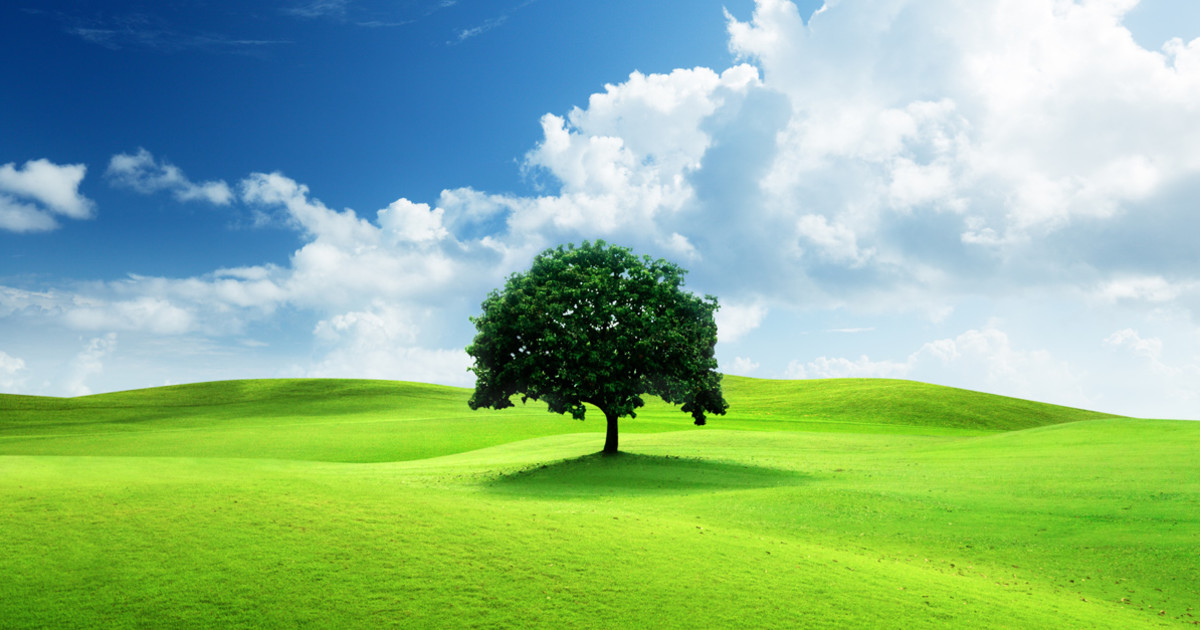
#> input picture nature.jpg, 1200 x 630 px, found by its file name
$ python 16.py
#> lines starting #> are read from the running program, lines starting #| are printed output that depends on the picture
from PIL import Image, ImageEnhance, ImageOps

def adjust_brightness(image, factor):

    enhancer = ImageEnhance.Brightness(image)
    return enhancer.enhance(factor)

def adjust_contrast(image, factor):

    enhancer = ImageEnhance.Contrast(image)
    return enhancer.enhance(factor)

def get_negative(image):

    return ImageOps.invert(image)

def main():
    # Load the image
    image_path = "P:\\PCA2_10071023015\\nature.jpg"  # Change this to your image file path
    image = Image.open(image_path)
#> image is the input picture: PIL image 1200x630 RGB; mean R, G, B 139.6, 183.3, 139.7

    # Increase brightness
    bright_image = adjust_brightness(image, 1.5)  # Increase brightness by 50%
#> in adjust_brightness, `return enhancer.enhance(factor)`:
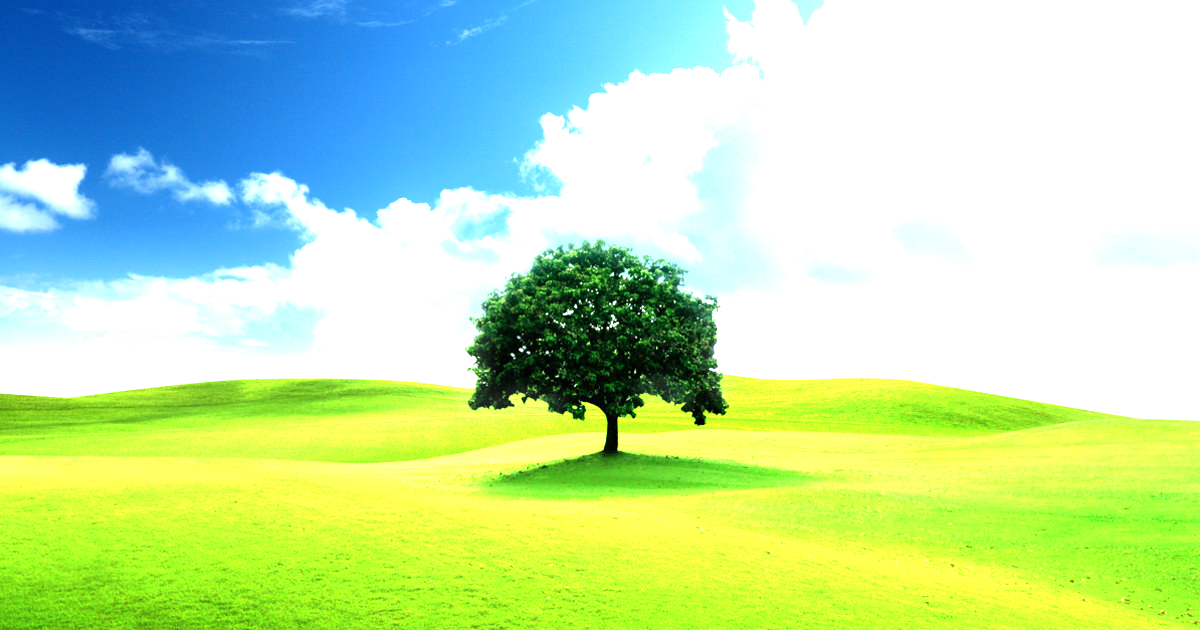
#> returned value: PIL image 1200x630 RGB; mean R, G, B 187.6, 226.8, 169.7
    bright_image.save('bright_image.jpg')

    # Decrease brightness
    dark_image = adjust_brightness(image, 0.5)  # Decrease brightness by 50%
#> call 2 of adjust_brightness, with factor = 0.5
#> in adjust_brightness (call 2), `return enhancer.enhance(factor)`:
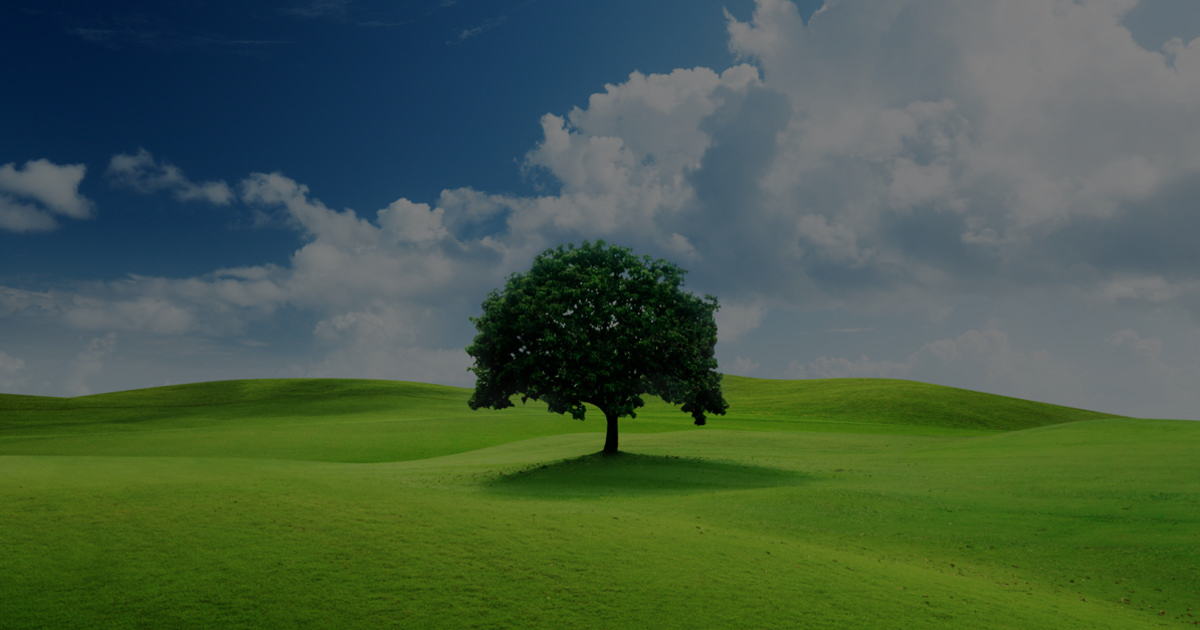
#> returned value: PIL image 1200x630 RGB; mean R, G, B 69.6, 91.4, 69.6
    dark_image.save('dark_image.jpg')

    # Increase contrast
    high_contrast_image = adjust_contrast(image, 1.5)  # Increase contrast by 50%
#> in adjust_contrast, `return enhancer.enhance(factor)`:
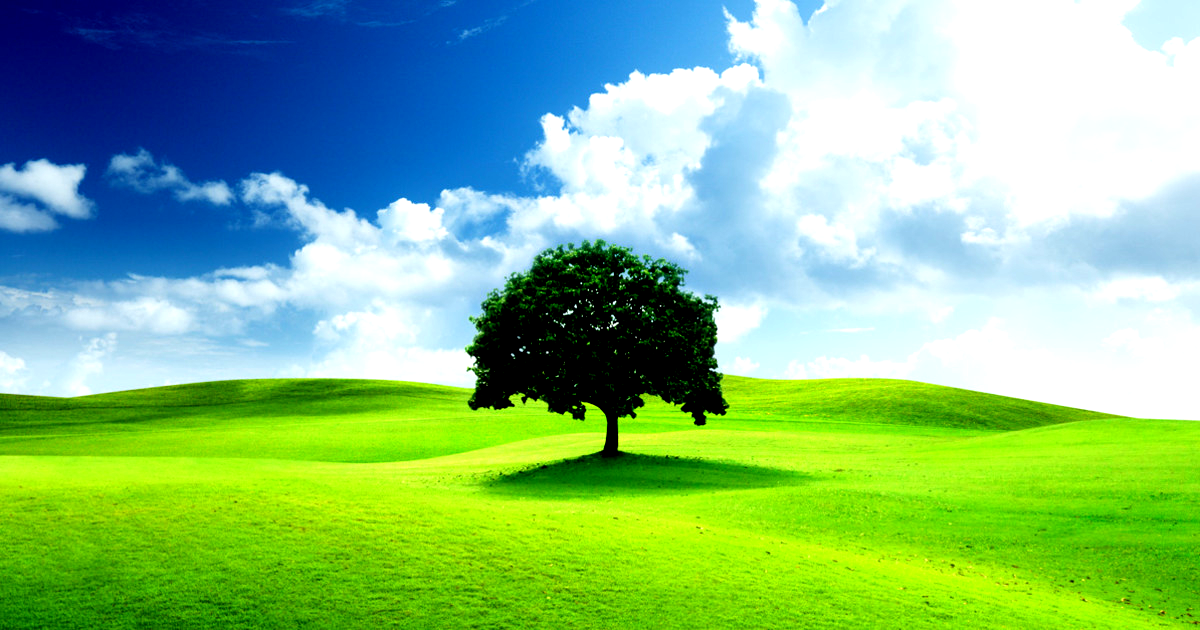
#> returned value: PIL image 1200x630 RGB; mean R, G, B 132.8, 189.2, 132.3
    high_contrast_image.save('high_contrast_image.jpg')

    # Decrease contrast
    low_contrast_image = adjust_contrast(image, 0.5)  # Decrease contrast by 50%
#> call 2 of adjust_contrast, with factor = 0.5
#> in adjust_contrast (call 2), `return enhancer.enhance(factor)`:
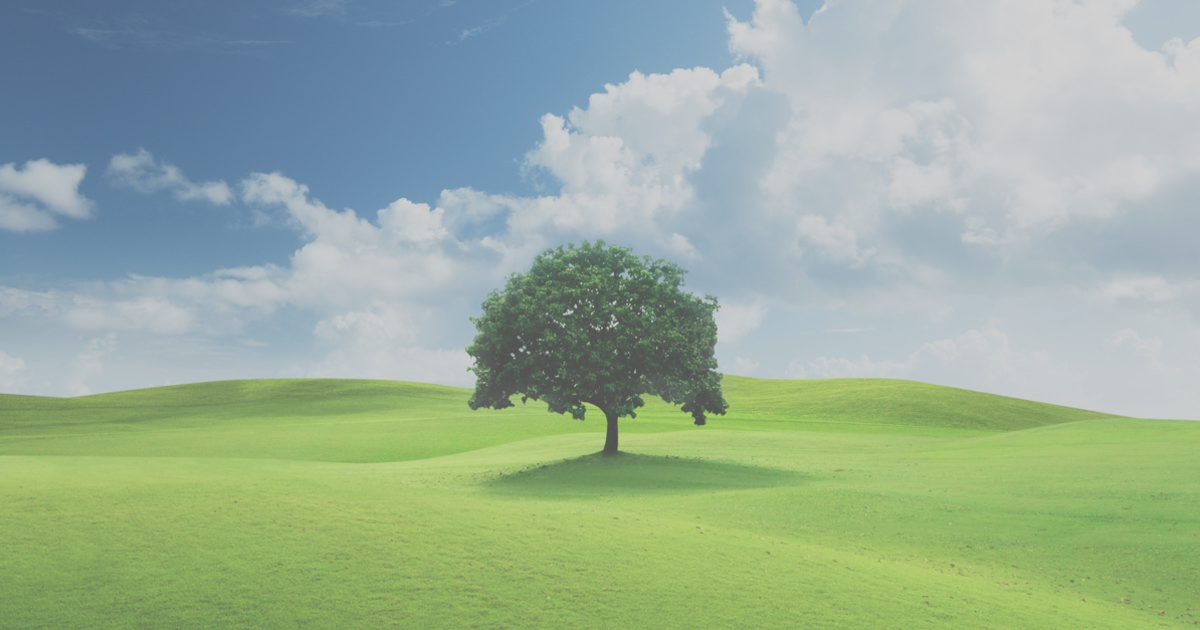
#> returned value: PIL image 1200x630 RGB; mean R, G, B 152.1, 173.9, 152.1
    low_contrast_image.save('low_contrast_image.jpg')

    # Get negative of the image
    negative_image = get_negative(image.convert('RGB'))  # Ensure image is in RGB mode
#> in get_negative, `return ImageOps.invert(image)`:
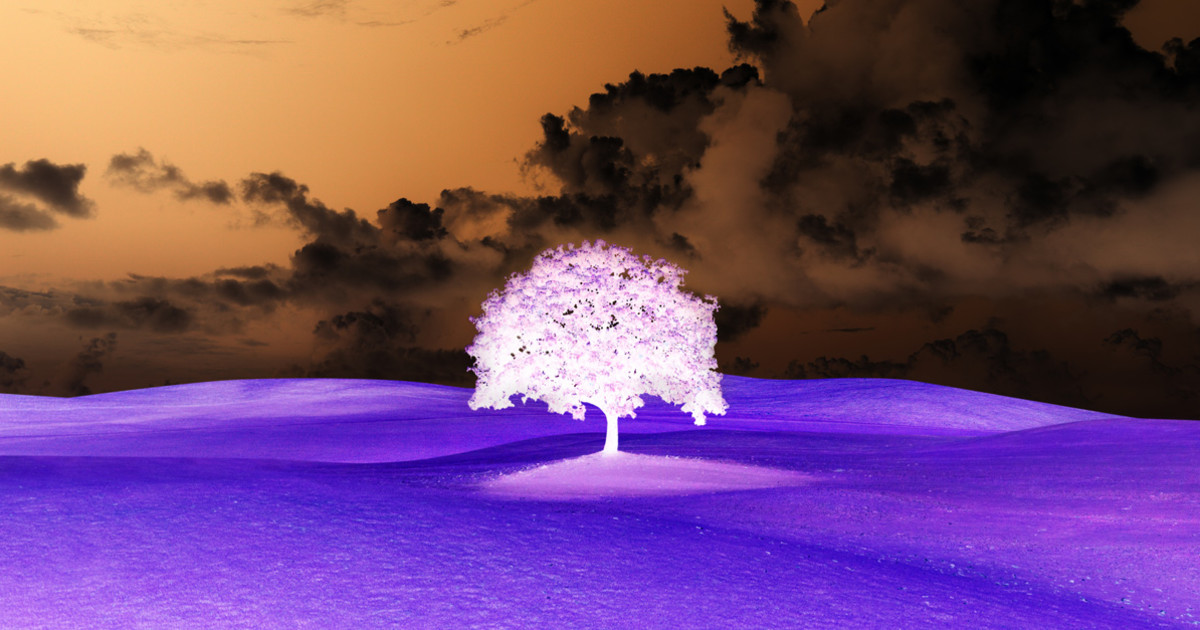
#> returned value: PIL image 1200x630 RGB; mean R, G, B 115.4, 71.7, 115.3
    negative_image.save('negative_image.jpg')

if __name__ == "__main__":
    main()

$ run again, with image.jpg copied over nature.jpg
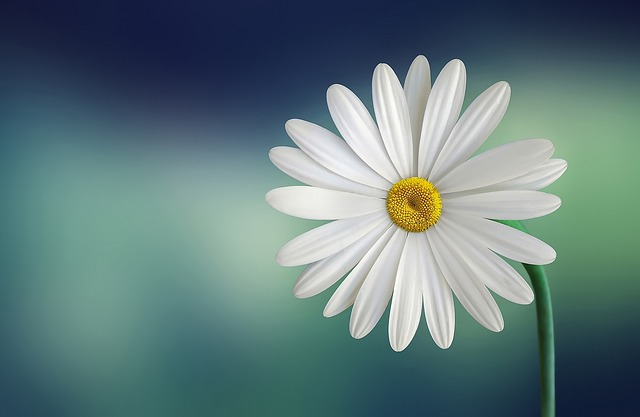
#> input picture image.jpg, 640 x 417 px, found by its file name
#> in main, image is the input picture: PIL image 640x417 RGB; mean R, G, B 97.3, 122.4, 123.8
#> in adjust_contrast (call 2), `return enhancer.enhance(factor)`:
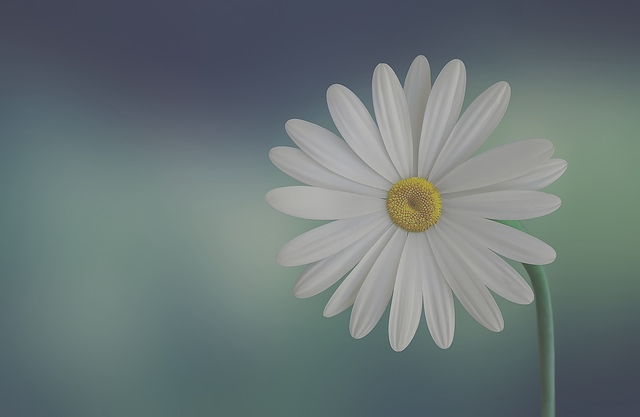
#> returned value: PIL image 640x417 RGB; mean R, G, B 105.9, 118.5, 119.1
#> in get_negative, `return ImageOps.invert(image)`:
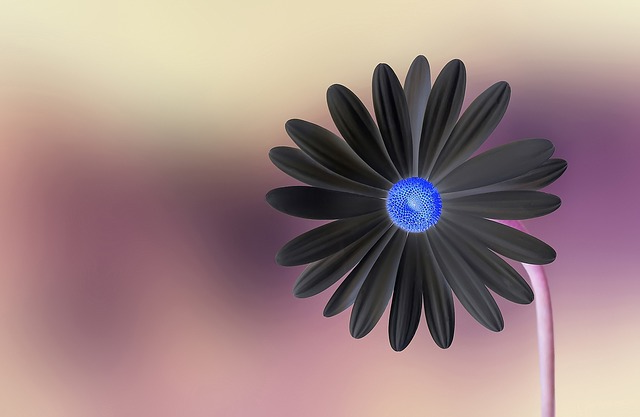
#> returned value: PIL image 640x417 RGB; mean R, G, B 157.7, 132.6, 131.2
